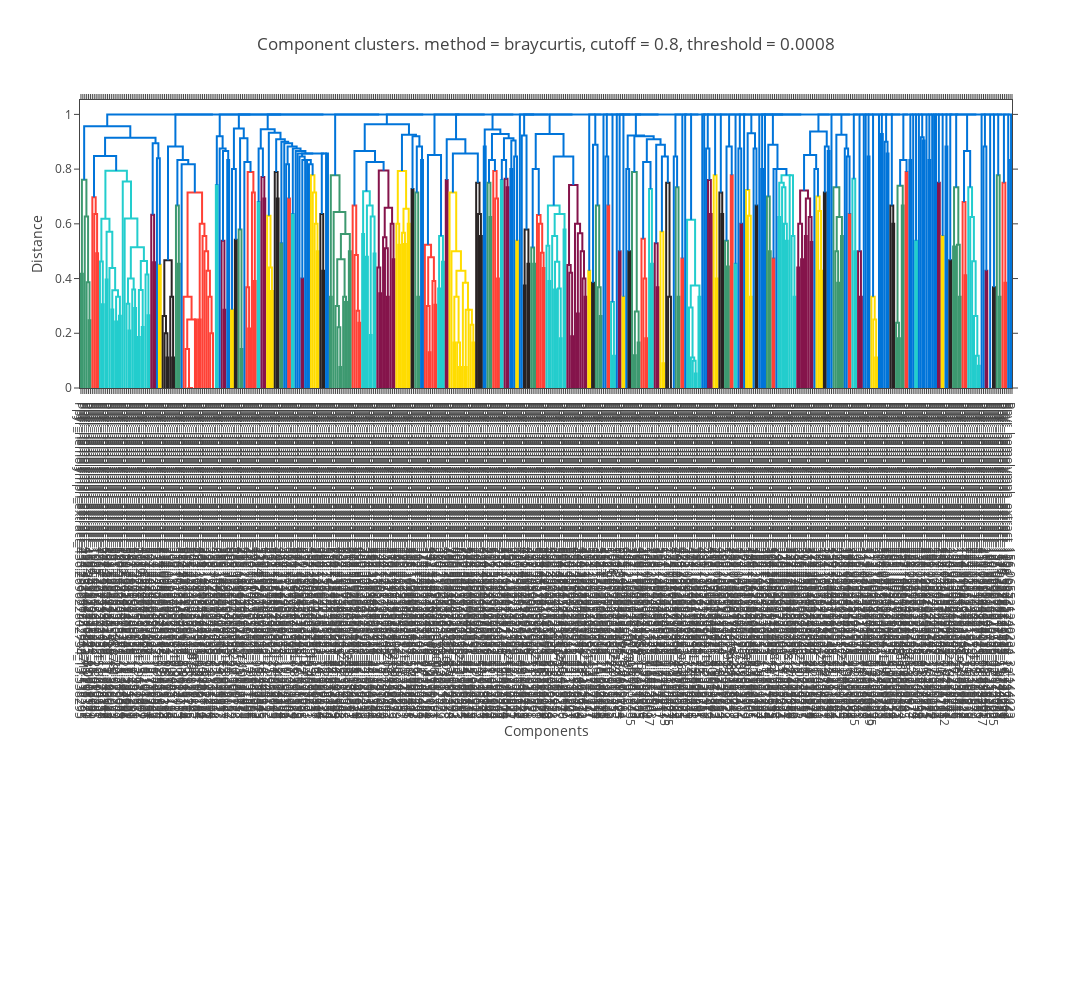

The code cell stored with this chart in its notebook:
### Markdown cell above
We can view the interactive tree directly in an IPython notebook using the plotly `notebook_mode`.

### Code cell
# View the new dendrogram cutoff inline

plotly.offline.init_notebook_mode(connected=True) # for visualising plot inline
iplot = tree.plot(width=1200, height=1000)
plotly.offline.iplot(iplot)
